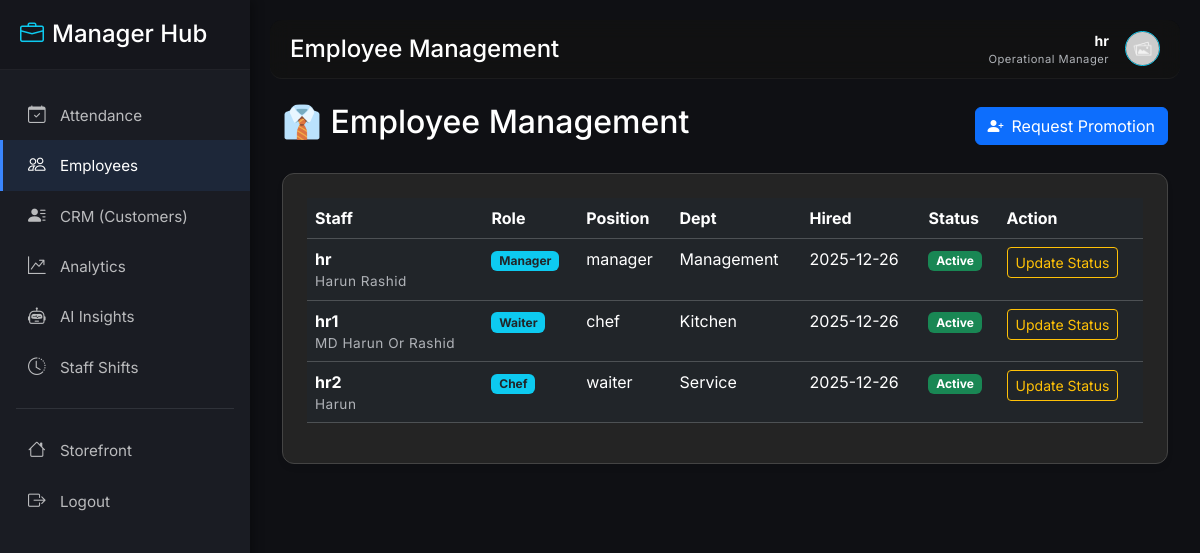
Before: /employees/ (signed in) with the older database file.
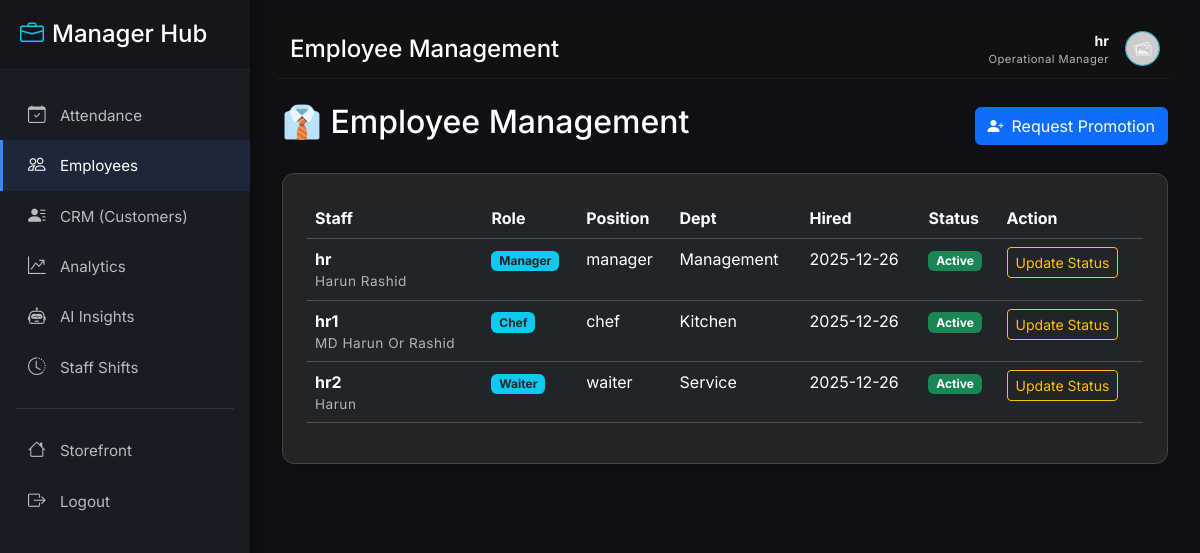
After: the same page with the newer database file.
### models/models.py (models this page shows, shortened)
class Employee(db.Model):
    __tablename__ = 'employee'
    id = db.Column(db.Integer, primary_key=True)
    user_id = db.Column(db.Integer, db.ForeignKey('user.id'), nullable=False)
    position = db.Column(db.String(100), nullable=False)  # Chef, Waiter, Cashier, Manager, etc.
    department = db.Column(db.String(100))  # Kitchen, Service, Management, etc.
    salary = db.Column(db.Float)
    hire_date = db.Column(db.Date, nullable=False)
    status = db.Column(db.String(20), default='active')  # active, on_leave, terminated
    created_at = db.Column(db.DateTime, default=get_dhaka_time)
    user = db.relationship('User', backref=db.backref('employee_record', uselist=False, lazy=True))
    attendance_records = db.relationship('Attendance', backref='employee', lazy=True, cascade='all, delete-orphan')

class User(db.Model):
    id = db.Column(db.Integer, primary_key=True)
    username = db.Column(db.String(120), unique=True, nullable=False)
    member_id = db.Column(db.String(20), unique=True)  # Custom ID
    email = db.Column(db.String(200), unique=True)
    password = db.Column(db.String(255), nullable=False)
    full_name = db.Column(db.String(200))
    phone = db.Column(db.String(50))
    address_district = db.Column(db.String(100))
    address_city = db.Column(db.String(100))
    address_street = db.Column(db.String(200))
    profile_image = db.Column(db.String(200))  # image filename
    reset_token = db.Column(db.String(100), nullable=True)
    reset_token_expiry = db.Column(db.DateTime, nullable=True)
    role = db.Column(db.Enum('admin', 'manager', 'cashier', 'waiter', 'chef', 'customer', name='user_roles'), default='customer')
    email_verified = db.Column(db.Boolean, default=False)
    email_verification_code = db.Column(db.String(10), nullable=True)
    created_at = db.Column(db.DateTime, default=get_dhaka_time)
    orders = db.relationship('Order', backref='user', lazy=True)
    reservations = db.relationship('Reservation', backref='user', lazy=True)
    ratings = db.relationship('Rating', backref='user', lazy=True)
    staff_shifts = db.relationship('StaffShift', backref='user', lazy=True)
    staff_shifts = db.relationship('StaffShift', backref='user', lazy=True)

### routes/employees.py (the view)
@employees_bp.route('/')
@admin_required
def index():
    from flask import session
    employees = Employee.query.all()
    if session.get('role') == 'admin':
        pending_requests = EmployeeRequest.query.filter_by(status='pending').all()
    else:
        pending_requests = EmployeeRequest.query.filter_by(requested_by_id=session.get('user_id'), status='pending').all()
    template_folder = 'admin' if session.get('role') == 'admin' else 'manager'
    return render_template(f'{template_folder}/employee_management.html',
                         employees=employees,
                         pending_requests=pending_requests,
                         now=datetime.now)

### app.py (called while the page is built)
@app.before_request
def refresh_user_session():
    if 'user_id' in session:
        user = User.query.get(session['user_id'])
        if user:
            session['role'] = user.role
            session['is_admin'] = (user.role == 'admin')
            session['username'] = user.username
        else:
            session.clear()

@app.context_processor
def inject_global_data():
    cart = session.get('cart', {})
    count = sum(cart.values()) if isinstance(cart, dict) else 0
    @cache.cached(timeout=300, key_prefix='best_rated_item_context')
    def get_best_rated_item():
        all_items = MenuItem.query.options(db.joinedload(MenuItem.ratings)).all()
        best_item = None
        max_avg = 0
        for it in all_items:
            ratings = it.ratings
            if not ratings:
                avg = 0
            else:
                avg = round(sum(r.score for r in ratings) / len(ratings), 1)
            if avg > max_avg:
                max_avg = avg
                best_item = it
        return best_item
    return dict(cart_count=count, best_rated_item=get_best_rated_item())

### templates/manager/employee_management.html (shortened to what this page needs)
{% extends 'manager/manager_base.html' %}
{% block manager_title %}Employee Management{% endblock %}
{% block content %}
<div class="container-fluid mt-4">
    <div class="d-flex justify-content-between align-items-center mb-4">
        <h2 class="text-white">👔 Employee Management</h2>
        <button class="btn btn-primary" data-bs-toggle="modal" data-bs-target="#addEmployeeModal">
            <i class="bi bi-person-plus-fill me-2"></i>Request Promotion
        </button>
    </div>
    <div class="glass-card p-4">
        <div class="table-responsive">
            <table class="table table-dark table-hover custom-table">
                <thead>
                    <tr>
                        <th>Staff</th>
                        <th>Role</th>
                        <th>Position</th>
                        <th>Dept</th>
                        <th>Hired</th>
                        <th>Status</th>
                        <th>Action</th>
                    </tr>
                </thead>
                <tbody>
                    {% for employee in employees %}
                    <tr>
                        <td>
                            <div class="fw-bold text-white">{{ employee.user.username }}</div>
                            <div class="small text-muted">{{ employee.user.full_name or '' }}</div>
                        </td>
                        <td><span class="badge bg-info text-dark">{{ employee.user.role|capitalize }}</span></td>
                        <td>{{ employee.position }}</td>
                        <td>{{ employee.department or '-' }}</td>
                        <td>{{ employee.hire_date.strftime('%Y-%m-%d') }}</td>
                        <td>
                            {% if employee.status == 'active' %}
                            <span class="badge bg-success">Active</span>
                            {% elif employee.status == 'on_leave' %}
                            <span class="badge bg-warning text-dark">On Leave</span>
                            {% else %}
                            <span class="badge bg-danger">Terminated</span>
                            {% endif %}
                        </td>
                        <td>
                            <button class="btn btn-sm btn-outline-warning edit-employee-btn" data-id="{{ employee.id }}"
                                data-position="{{ employee.position }}"
                                data-department="{{ employee.department or '' }}"
                                data-salary="{{ employee.salary or 0 }}"
                                data-hire="{{ employee.hire_date.strftime('%Y-%m-%d') }}"
                                data-status="{{ employee.status }}">
                                Update Status
                            </button>
                        </td>
                    </tr>
                    {% endfor %}
                </tbody>
            </table>
        </div>
    </div>
</div>
{% endblock %}

Changed rows visible on the page:
changed through a linked row, Employee "chef": user.role "Waiter" → "Chef"
changed through a linked row, Employee "waiter": user.role "Chef" → "Waiter"
